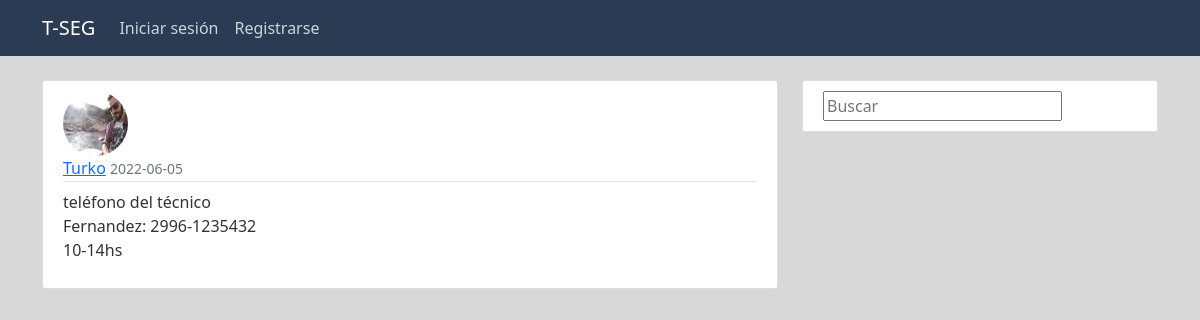
/post/1, run on the app's committed database.
### tseg/models.py (models this page shows, shortened)
class User(db.Model, UserMixin):
	id = db.Column(db.Integer, primary_key=True)
	username = db.Column(db.String(30), unique=True, nullable=False)
	email = db.Column(db.String(50), unique=True, nullable=False)
	image_file = db.Column(db.String(20), nullable=False, default='default.jpg')
	password = db.Column(db.String(32), unique=True, nullable=False)
	posts = db.relationship('Post', backref='author', lazy=True) #lazy permite busqueda por esa relacion
	clients = db.relationship('Client', backref='author_cl', lazy=True)
	equipments = db.relationship('Equipment', backref='author_eq', lazy=True)

class Post(db.Model):
	id = db.Column(db.Integer, primary_key=True)
	date_posted = db.Column(db.DateTime, nullable=False, default=datetime.utcnow)
	content = db.Column(db.Text, nullable=False)
	parent_name = db.Column(db.String(150))
	parent_id = db.Column(db.Integer)
	user_id = db.Column(db.Integer, db.ForeignKey('user.id'), nullable=False)

### tseg/posts/routes.py (the view)
@posts.route("/post/<int:post_id>")
def post(post_id):
	post = Post.query.get_or_404(post_id)
	return render_template("post.html", post=post)

### tseg/templates/post.html (shortened to what this page needs)
{% extends "layout.html" %}
{% block content %}
    <article class="media content-section">
      	<img class="rounded-circle article-img" src="{{ url_for('static', filename='profile_pics/' + 	post.author.image_file) }}">
      	<div class="media-body">
        	<div class="article-metadata">
          		<a class="mr-2" href="{{ url_for('users.user_posts', username=post.author.username) }}">{{ post.author.username }}</a>
          		<small class="text-muted">{{ post.date_posted.strftime('%Y-%m-%d') }}</small>
        	</div>
        	<p class="article-content">{{ post.content }}</p>
      </div>
    </article>
{% endblock content %}

### tseg/static/estilo.css (style rules this page uses)
body { background: #D8D8D8; color: #333333; margin-top: 5rem; }
.content-section { background: #ffffff; padding: 10px 20px; border: 1px solid #dddddd; border-radius: 3px; margin-bottom: 20px; }
.article-content { white-space: pre-line; }
.article-img { height: 65px; width: 65px; margin-right: 16px; }
.article-metadata { padding-bottom: 1px; margin-bottom: 4px; border-bottom: 1px solid #e3e3e3 }

### data on the page
User: image_file (picture), author.username "Turko"
Post: date_posted "2022-06-05", content "teléfono del técnico Fernandez: 2996-1235432 10-14hs"
